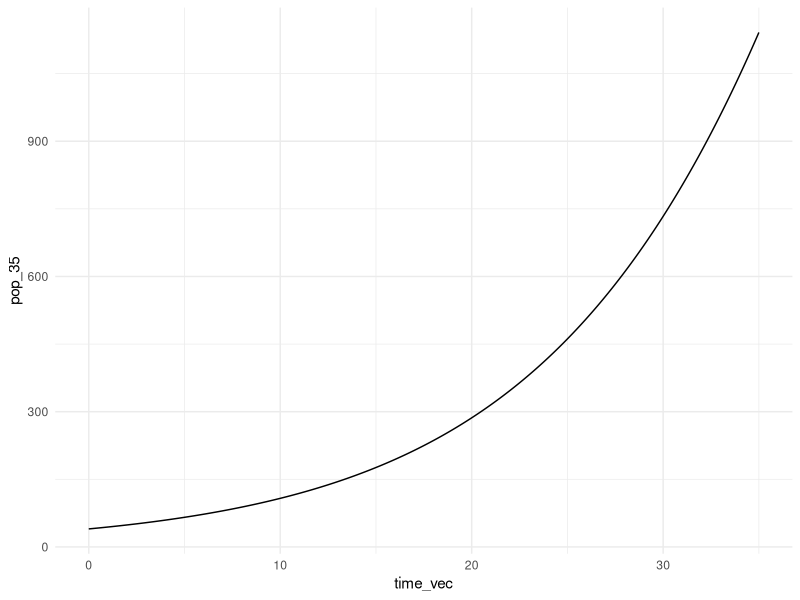
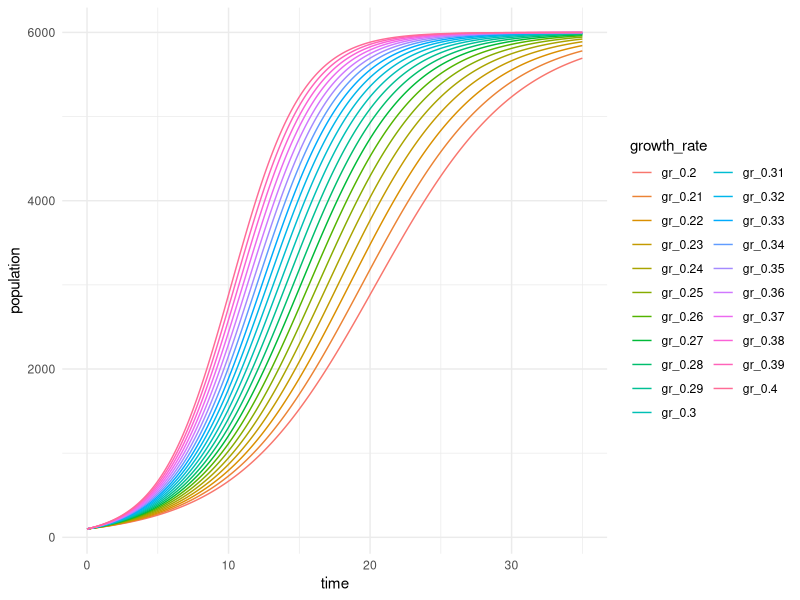

Reproduce these figures in R, in order. (Note: this script raises an error after producing the figures.)
## ---- chunk 1
quarter_splits <- c(1.0, 1.1, 1.2, 1.1, 1.4, 1.5, 1.6, 1.4)

for (i in seq_along(quarter_splits)) {
 half_time <- quarter_splits[i] + quarter_splits[i+1]
 print(half_time)
}
## ---- chunk 2
convert_animal_age <- function(animal, age) {
 if (animal == "dog") {
  print (age * 7)
 } else if (animal == "goat") {
  print (age * 4.7)
 } else {
  print("Please enter dog or goat for animal")
}
}

convert_animal_age(animal = "dog", age = 12)
convert_animal_age(animal = "goat", age = 4.2)
convert_animal_age(animal = "pika", age = 2)
## ---- chunk 3
double_this <- function(my_value) {
 print(2 * my_value)
}


## ---- chunk 4
exclaim_age <- function(your_name, your_age) {
 print(paste("my name is", your_name, "and I am", your_age, "years old!"))
}

exclaim_age(your_name = "teddy", your_age = 5)
## ---- chunk 5
library(tidyverse)

dog_choice <- tribble(
 ~dog_name, ~food,
 "khora", "everything",
 "teddy", "salmon",
 "waffle", "pancakes",
 "banjo", "chicken")


dog_menu <- function(name) {
 my_subset <- filter(dog_choice, dog_name == name)
 print(paste("my name is", my_subset$dog_name, "and I love", my_subset$food))
}

dog_menu(name="waffle")


## ---- chunk 6
means_over_columns <- function(df) {
 for(i in seq_along(df)) {
  col_mean <- mean(df[[i]], na.rm = TRUE)
  column_name <- colnames(df[i])
  print(paste("the mean value of", column_name, "is", col_mean))
 }
}

means_over_columns(df = mtcars)
## ---- chunk 7
apples <- c(1,2,3,4)
price <- c(7,10,25)

fruit_out <- matrix(nrow = length(price), ncol = length(apples))

for (i in seq_along(apples)) {
 for (j in seq_along(price)) {
  total_cost <- price[j] * apples[i]
  fruit_out[j,i] <-total_cost
 }
}

fruit_out


## ---- chunk 8
## shortcut on mac command option x to populate functions 

log_growth <- function(K, NO, r, time) {
  K / (1 + ((K - NO) / NO) * exp(-r * time))
}

## test
log_growth(K=5000, NO = 100, r= 0.07, time = 42)


## ---- chunk 9
time_vec <- seq(from=0, to= 35, by= 0.1)

pop_35 <- log_growth(NO= 40, K=8000, r=0.1, time=time_vec)

## combine time_vec and  into dataframe to plot

pop_time35_df <- data.frame(time_vec, pop_35)


ggplot(data = pop_time35_df, aes(x = time_vec, y = pop_35)) +
  geom_line() +
  theme_minimal()


## changing r will change shape of graph
## ---- chunk 10
pop_35_vec <- vector(mode="numeric", length = length(time_vec))

for (i in seq_along(time_vec)) {
 population <- log_growth(NO = 100, K=6000, r=0.27, time=time_vec[i])
 pop_35_vec[i] <- population
}
## ---- chunk 11
r_seq <- seq(from = 0.20, to = 0.4, by = 0.01)

out_matrix <- matrix(nrow = length(time_vec), ncol = length(r_seq))

## make for loop 
for (i in seq_along(r_seq)) {
 for (j in seq_along(time_vec)) {
  pop <- log_growth(NO=100, K=6000, r= r_seq[i], time = time_vec[j])
  out_matrix[j,i] <- pop
 }
}

out_matrix

## now some wrangling 

logisitc_df <- data.frame(out_matrix, time = time_vec)

## update column names to store new values
colnames(logisitc_df) <- c(paste0("gr_", r_seq), "time")

logisitc_df

## pivot for better organization
out_df_long <- logisitc_df %>% 
  pivot_longer(cols = -time, names_to = "growth_rate", values_to = "population")

ggplot(data = out_df_long, aes(x = time, y = population)) +
  geom_line(aes(color = growth_rate)) +
  theme_minimal()
## ---- chunk 12
### rho air density (kg/ m^3), a: area covered by turbine (square meters), v: wind velocity (m/s)
 0.3*rho*pi*(radius^2)*(windspeed^3)


 calc_windpower <- function(rho, radius, windspeed) {
  
  if (windspeed > 130) {
    warning("Whoa, that's a high windspeed! Are you sure that's correct?")
  }
  
  if (rho > 1.225) {
    warning("That air density is suspicious.")
  }
  
  if (radius < 0) {
    stop("Rotor radius must be a positive value (meters).")
  }
  
  0.3*rho*pi*(radius^2)*(windspeed^3)
  
}

